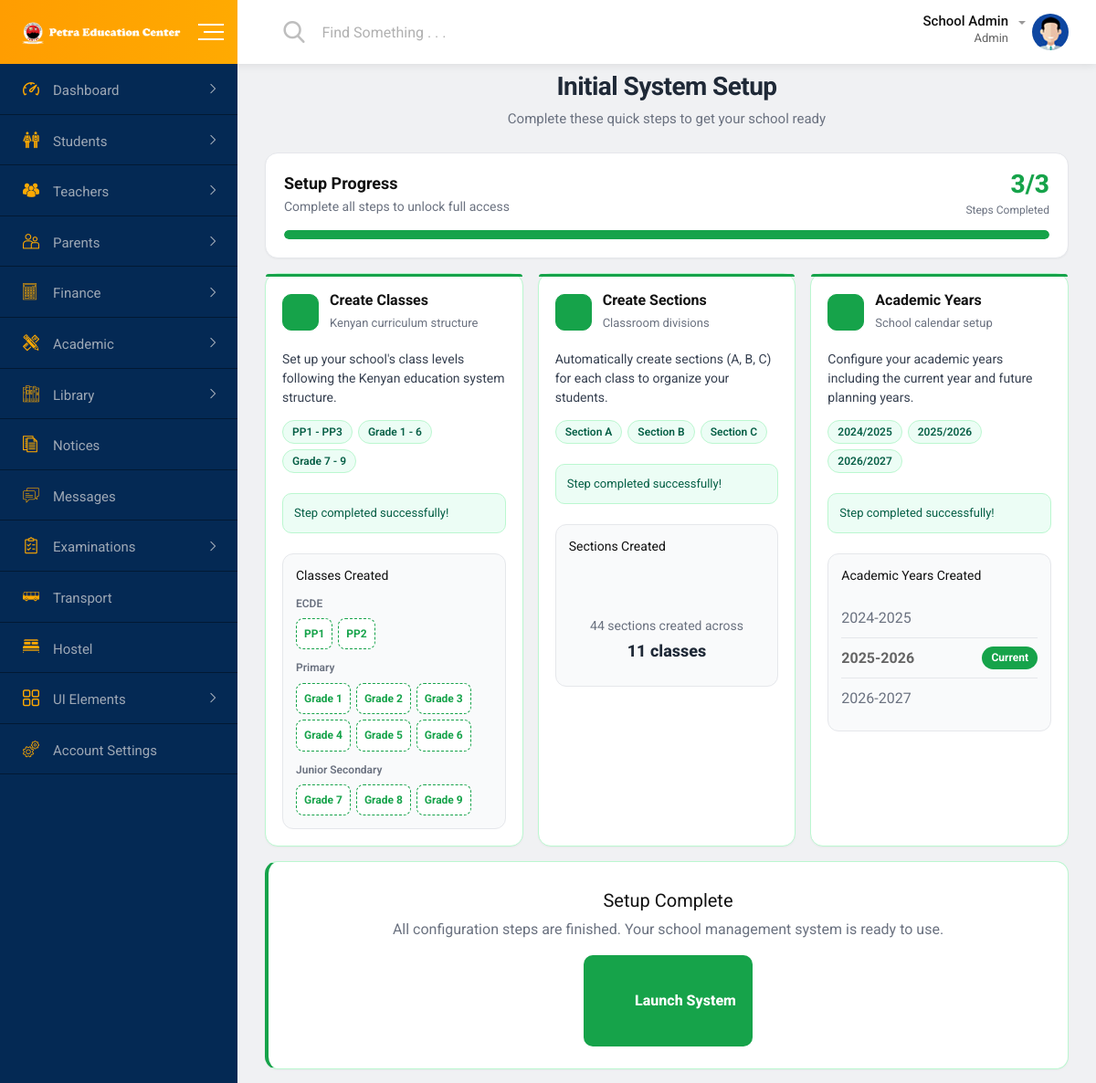
The app's page /dashboard/setup/ (signed in) with its own data.
### core/models.py (models this page shows, shortened)
class Class(models.Model):
    LEVEL_CATEGORIES = [
        ('ECDE', 'Early Childhood Development Education'),
        ('PRIMARY', 'Primary'),
        ('JUNIOR_SECONDARY', 'Junior Secondary'),
    ]
    GRADE_LEVELS = [
        ('PP1', 'Pre-Primary 1'),
        ('PP2', 'Pre-Primary 2'),
        ('1', 'Grade 1'),
        ('2', 'Grade 2'),
        ('3', 'Grade 3'),
        ('4', 'Grade 4'),
        ('5', 'Grade 5'),
        ('6', 'Grade 6'),
        ('7', 'Grade 7'),
        ('8', 'Grade 8'),
        ('9', 'Grade 9'),
    ]
    name = models.CharField(max_length=50)
    code = models.CharField(max_length=10, unique=True)
    level_category = models.CharField(max_length=20, choices=LEVEL_CATEGORIES)
    grade_level = models.CharField(max_length=3, choices=GRADE_LEVELS)
    capacity = models.IntegerField(default=30)
    class_teacher = models.ForeignKey('Teacher', on_delete=models.SET_NULL, null=True, blank=True)
    class Meta:
        ordering = ['level_category', 'grade_level']
        verbose_name_plural = 'Classes'

class AcademicYear(models.Model):
    name = models.CharField(max_length=50, unique=True)
    start_date = models.DateField()
    end_date = models.DateField()
    is_current = models.BooleanField(default=False)

### dashboard/views.py (the view)
# urls.py: path('setup/', views.initial_setup, name='initial_setup'),
@login_required
def initial_setup(request):
    classes = Class.objects.all()
    sections = Section.objects.all()
    academic_years = AcademicYear.objects.all()
    context = {
        'classes': classes,
        'sections': sections,
        'academic_years': academic_years,
        'classes_exist': classes.exists(),
        'sections_exist': sections.exists(),
        'academic_years_exist': academic_years.exists(),
    }
    return render(request, 'setup/initial_setup.html', context)

### templates/setup/initial_setup.html (shortened to what this page needs)
{% extends 'base.html' %}
{% load static %}
{% block content %}
<div id="wrapper" class="wrapper">
    {% include 'includes/header.html' %}
    <div class="dashboard-page-one">
        {% include 'includes/sidebar.html' %}
        <div class="dashboard-content-one">
            <div class="container-custom">
                <div class="header">
                    <h1>Initial System Setup</h1>
                    <p>Complete these quick steps to get your school ready</p>
                </div>
                <div class="progress-card">
                    <div class="progress-row">
                        <div class="progress-title">
                            <h2>Setup Progress</h2>
                            <p>Complete all steps to unlock full access</p>
                        </div>
                        <div class="progress-stats">
                            {% with total_steps=3 completed_steps=classes_exist|add:sections_exist|add:academic_years_exist %}
                            <div class="progress-number" id="progressNumber">{{ completed_steps }}/3</div>
                            <div class="progress-label">Steps Completed</div>
                            {% endwith %}
                        </div>
                    </div>
                    <div class="bar">
                        {% with total_steps=3 completed_steps=classes_exist|add:sections_exist|add:academic_years_exist %}
                        {% widthratio completed_steps 3 100 as percentage %}
                        <div class="bar-fill" id="progressBar" style="width: {{ percentage }}%"></div>
                        {% endwith %}
                    </div>
                </div>
                <div class="grid">
                    <div class="card {% if classes_exist %}complete{% endif %}" id="step1">
                        <div class="step-head">
                            <div class="step-num">
                                <i class="fa-solid fa-check" {% if not classes_exist %}style="display:none"{% endif %}></i>
                            </div>
                            <div class="step-info">
                                <h3>Create Classes</h3>
                                <p>Kenyan curriculum structure</p>
                            </div>
                        </div>
                        <p class="desc">Set up your school's class levels following the Kenyan education system structure.</p>
                        <div class="badge-row">
                            <span class="badge">PP1 - PP3</span>
                            <span class="badge">Grade 1 - 6</span>
                            <span class="badge">Grade 7 - 9</span>
                        </div>
                        {% if not classes_exist %}
                        <button class="btn" id="createClassesBtn">
                            <i class="fa-solid fa-plus"></i><span>Create Classes</span>
                        </button>
                        {% else %}
                        <div class="alert alert-success">
                             Step completed successfully!
                        </div>
                        <div class="existing">
                            <h4>Classes Created</h4>
                            <div class="group">
                                <span class="label">ECDE</span>
                                <div class="chips">
                                    {% for class in classes %}
                                        {% if class.level_category == "ECDE" %}
                                        <span class="chip">{{ class.name }}</span>
                                        {% endif %}
                                    {% endfor %}
                                </div>
                            </div>
                            <div class="group">
                                <span class="label">Primary</span>
                                <div class="chips">
                                    {% for class in classes %}
                                        {% if class.level_category == "PRIMARY" %}
                                        <span class="chip">{{ class.name }}</span>
                                        {% endif %}
                                    {% endfor %}
                                </div>
                            </div>
                            <div class="group">
                                <span class="label">Junior Secondary</span>
                                <div class="chips">
                                    {% for class in classes %}
                                        {% if class.level_category == "JUNIOR_SECONDARY" %}
                                        <span class="chip">{{ class.name }}</span>
                                        {% endif %}
                                    {% endfor %}
                                </div>
                            </div>
                        </div>
                        {% endif %}
                    </div>
                    <div class="card {% if sections_exist %}complete{% endif %}" id="step2">
                        <div class="step-head">
                            <div class="step-num">
                                <i class="fa-solid fa-check" {% if not sections_exist %}style="display:none"{% endif %}></i>
                            </div>
                            <div class="step-info">
                                <h3>Create Sections</h3>
                                <p>Classroom divisions</p>
                            </div>
                        </div>
                        <p class="desc">Automatically create sections (A, B, C) for each class to organize your students.</p>
                        <div class="badge-row">
                            <span class="badge">Section A</span>
                            <span class="badge">Section B</span>
                            <span class="badge">Section C</span>
                        </div>
                        {% if classes_exist and not sections_exist %}
                        <button class="btn" id="createSectionsBtn">
                            <i class="fa-solid fa-plus"></i><span>Create Sections</span>
                        </button>
                        {% elif not classes_exist %}
                        <div class="alert alert-warning">
                            <i class="fa-solid fa-lock"></i> Complete classes first to unlock this step
                        </div>
                        {% else %}
                        <div class="alert alert-success">
                             Step completed successfully!
                        </div>
                        <div class="existing">
                            <h4>Sections Created</h4>
                            <div style="text-align:center;padding:8px 0;">
                                <i class="fa-solid fa-layer-group" style="font-size:28px;color:var(--primary);margin-bottom:6px;"></i>
                                <div style="color:var(--muted);font-size:14px;">{{ sections.count }} sections created across</div>
                                <div style="font-weight:800;font-size:18px;color:var(--text);">{{ classes.count }} classes</div>
                            </div>
                        </div>
                        {% endif %}
                    </div>
                    <div class="card {% if academic_years_exist %}complete{% endif %}" id="step3">
                        <div class="step-head">
                            <div class="step-num">
                                <i class="fa-solid fa-check" {% if not academic_years_exist %}style="display:none"{% endif %}></i>
                            </div>
                            <div class="step-info">
                                <h3>Academic Years</h3>
                                <p>School calendar setup</p>
                            </div>
                        </div>
                        <p class="desc">Configure your academic years including the current year and future planning years.</p>
                        <div class="badge-row">
                            <span class="badge">2024/2025</span>
                            <span class="badge">2025/2026</span>
                            <span class="badge">2026/2027</span>
                        </div>
                        {% if classes_exist and sections_exist and not academic_years_exist %}
                        <button class="btn" id="createAcademicYearsBtn">
                            <i class="fa-solid fa-plus"></i><span>Create Academic Years</span>
                        </button>
                        {% elif not classes_exist or not sections_exist %}
                        <div class="alert alert-warning">
                            <i class="fa-solid fa-lock"></i> Complete previous steps first
                        </div>
                        {% else %}
                        <div class="alert alert-success">
                             Step completed successfully!
                        </div>
                        <div class="existing">
                            <h4>Academic Years Created</h4>
                            <div style="padding-top:4px">
                                {% for year in academic_years %}
                                <div style="display:flex;justify-content:space-between;align-items:center;padding:8px 0;{% if not forloop.last %}border-bottom:1px solid var(--border);{% endif %}">
                                    <span style="{% if year.is_current %}font-weight:700{% else %}color:var(--muted){% endif %}">{{ year.name }}</span>
                                    {% if year.is_current %}
                                    <span style="background:var(--primary);color:white;border-radius:999px;padding:2px 10px;font-size:12px;font-weight:700">Current</span>
                                    {% endif %}
                                </div>
                                {% endfor %}
                            </div>
                        </div>
                        {% endif %}
                    </div>
                </div>
                {% if classes_exist and sections_exist and academic_years_exist %}
                <div id="completeSection" class="complete-wrap pb-4">
                    <div class="complete-card">
                        <h2>Setup Complete</h2>
                        <p>All configuration steps are finished. Your school management system is ready to use.</p>
                        <a href="{% url 'complete_setup' %}" class="btn-launch">
                            <i class="fa-solid fa-rocket"></i> Launch System
                        </a>
                    </div>
                </div>
                {% endif %}
            </div>
        </div>
    </div>
</div>
{% endblock %}

### templates/includes/header.html (shortened to what this page needs)
{% load static %}
<div class="navbar navbar-expand-md header-menu-one bg-light">
    <div class="nav-bar-header-one">
        <div class="header-logo">
            <a href="{% url 'dashboard' %}">
                <img src="{% static 'img/logo3.png' %}" width="190" alt="logo">
            </a>
        </div>
        <div class="toggle-button sidebar-toggle">
            <button type="button" class="item-link">
                <span class="btn-icon-wrap">
                    <span></span>
                    <span></span>
                    <span></span>
                </span>
            </button>
        </div>
    </div>
    <div class="header-main-menu collapse navbar-collapse" id="mobile-navbar">
        <ul class="navbar-nav">
            <li class="navbar-item header-search-bar">
                <div class="input-group stylish-input-group">
                    <span class="input-group-addon">
                        <button type="submit">
                            <span class="flaticon-search" aria-hidden="true"></span>
                        </button>
                    </span>
                    <input type="text" class="form-control" placeholder="Find Something . . .">
                </div>
            </li>
        </ul>
        <ul class="navbar-nav">
            <li class="navbar-item dropdown header-admin">
                <a class="navbar-nav-link dropdown-toggle" href="#" role="button"
                   data-toggle="dropdown" aria-expanded="false">
                    <div class="admin-title">
                        <h5 class="item-title">{{ request.user.get_full_name|default:request.user.username }}</h5>
                        <span>
                            {% if request.user.is_superuser or request.user.is_staff %}
                                Admin
                            {% elif request.user.teacher %}
                                Teacher
                            {% elif request.user.student %}
                                Student
                            {% elif request.user.parent %}
                                Parent
                            {% else %}
                                User
                            {% endif %}
                        </span>
                    </div>
                    <div class="admin-img">
                        {% if request.user.teacher and request.user.teacher.photo %}
                            <img src="{{ request.user.teacher.photo.url }}" alt="Teacher">
                        {% elif request.user.student and request.user.student.photo %}
                            <img src="{{ request.user.student.photo.url }}" alt="Student">
                        {% elif request.user.parent and request.user.parent.photo %}
                            <img src="{{ request.user.parent.photo.url }}" alt="Parent">
                        {% else %}
                            <img src="{% static 'img/figure/admin.jpg' %}" alt="User">
                        {% endif %}
                    </div>
                </a>
            </li>
        </ul>
    </div>
</div>

### records on screen
Class: name "PP1"
Class: name "PP2"
Class: name "Grade 1"
Class: name "Grade 2"
Class: name "Grade 3"
Class: name "Grade 4"
Class: name "Grade 5"
Class: name "Grade 6"
Class: name "Grade 7"
Class: name "Grade 8"
Class: name "Grade 9"
AcademicYear: name "2024-2025"
AcademicYear: name "2025-2026", is_current "Current"
AcademicYear: name "2026-2027"

### other values on screen
{{ request.user.get_full_name|default:request.user.username }} "School Admin"
{{ completed_steps }} "3"
{{ sections.count }} "44"
{{ classes.count }} "11"
